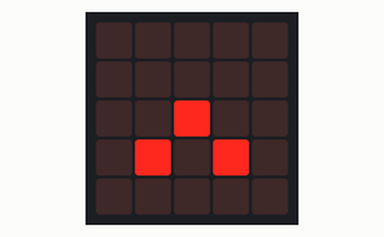
Simulated run of this program. Board: BBC micro:bit running MicroPython. On the bench: the board's 5×5 LED display.

Above: at 0.07 s.

The program:

Pruebas-main.py
```python
from microbit import *

while True:
    display.show(Image('00000:'
                           '00000:'
                           '00900:'
                           '09090:'
                           '00000'))
    sleep(150)
    display.clear()
    sleep(200)
```
